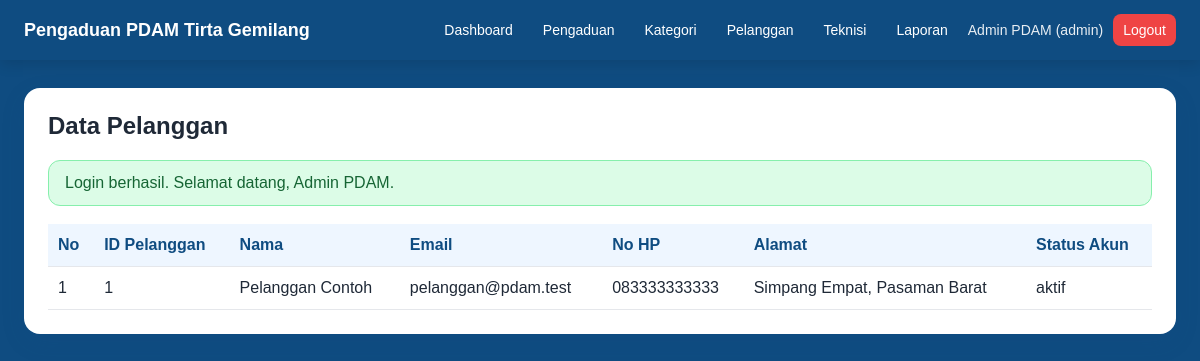
The app's page /pelanggan.php (signed in) with its own data.
### tables this page shows
CREATE TABLE pelanggan (
    id_pelanggan INT AUTO_INCREMENT PRIMARY KEY,
    id_user INT NOT NULL,
    no_sambungan VARCHAR(50) NOT NULL,
    nama_pelanggan VARCHAR(100) NOT NULL,
    alamat_pelanggan TEXT NOT NULL,
    no_hp VARCHAR(20),
    created_at DATETIME DEFAULT CURRENT_TIMESTAMP,
    CONSTRAINT fk_pelanggan_user
        FOREIGN KEY (id_user) REFERENCES users(id_user)
        ON DELETE CASCADE
        ON UPDATE CASCADE
);

CREATE TABLE users (
    id_user INT AUTO_INCREMENT PRIMARY KEY,
    nama VARCHAR(100) NOT NULL,
    email VARCHAR(100) NOT NULL UNIQUE,
    username VARCHAR(50) NOT NULL UNIQUE,
    password VARCHAR(255) NOT NULL,
    role ENUM('pelanggan','admin','teknisi') NOT NULL,
    no_hp VARCHAR(20),
    alamat TEXT,
    status ENUM('aktif','nonaktif') DEFAULT 'aktif',
    created_at DATETIME DEFAULT CURRENT_TIMESTAMP
);

### helpers.php (called while the page is built, shortened)
<?php
function e($value) {
    return htmlspecialchars((string)$value, ENT_QUOTES, 'UTF-8');
}
?>

### pelanggan.php (the view, shortened to what this page needs)
<?php
require_once __DIR__ . '/../config/database.php';
require_once __DIR__ . '/../config/helpers.php';
$stmt = $pdo->query("
    SELECT p.*, u.email, u.username, u.status
    FROM pelanggan p
    JOIN users u ON p.id_user = u.id_user
    ORDER BY p.id_pelanggan DESC
");
$data = $stmt->fetchAll();
require_once __DIR__ . '/../includes/header.php';
require_once __DIR__ . '/../includes/navbar.php';
?>
<div class="container">
    <div class="card">
        <h2>Data Pelanggan</h2>
        <?php require_once __DIR__ . '/../includes/alerts.php'; ?>
        <div class="table-wrapper">
            <table>
                <thead>
                    <tr>
                        <th>No</th>
                        <th>ID Pelanggan</th>
                        <th>Nama</th>
                        <th>Email</th>
                        <th>No HP</th>
                        <th>Alamat</th>
                        <th>Status Akun</th>
                    </tr>
                </thead>
                <tbody>
                    <?php foreach ($data as $i => $row): ?>
                        <tr>
                            <td><?= $i + 1; ?></td>
                            <td><?= e($row['id_pelanggan']); ?></td>
                            <td><?= e($row['nama_pelanggan']); ?></td>
                            <td><?= e($row['email']); ?></td>
                            <td><?= e($row['no_hp']); ?></td>
                            <td><?= e($row['alamat_pelanggan']); ?></td>
                            <td><?= e($row['status']); ?></td>
                        </tr>
                    <?php endforeach; ?>
                </tbody>
            </table>
        </div>
    </div>
</div>

### style.css (style rules this page uses)
* { box-sizing: border-box; }
html, body { height: 100%; margin: 0; }
body { min-height: 100vh; font-family: Arial, Helvetica, sans-serif; background: #0f4c81; color: #1f2937; display: flex; flex-direction: column; }
.container { width: 100%; max-width: 100%; margin: 28px 0; padding: 0 24px; }
.card { background: #fff; border-radius: 16px; padding: 24px; box-shadow: 0 8px 24px rgba(15, 76, 129, 0.12); margin-bottom: 20px; }
.card h1, .card h2, .card h3 { margin-top: 0; }
.table-wrapper { overflow-x: auto; }
table { width: 100%; border-collapse: collapse; background: #fff; }
th, td { padding: 12px 10px; border-bottom: 1px solid #e5e7eb; text-align: left; vertical-align: top; }
th { background: #eef6ff; color: #0f4c81; }

### records on screen
pelanggan: id_pelanggan "1", nama_pelanggan "Pelanggan Contoh", id_user.email "pelanggan@pdam.test", no_hp "083333333333", alamat_pelanggan "Simpang Empat, Pasaman Barat", id_user.status "aktif"

### other values on screen
APP_SHORT_NAME "Pengaduan PDAM Tirta Gemilang"
$user['nama'] "Admin PDAM"
$user['role'] "admin"
$msg "Login berhasil. Selamat datang, Admin PDAM."
